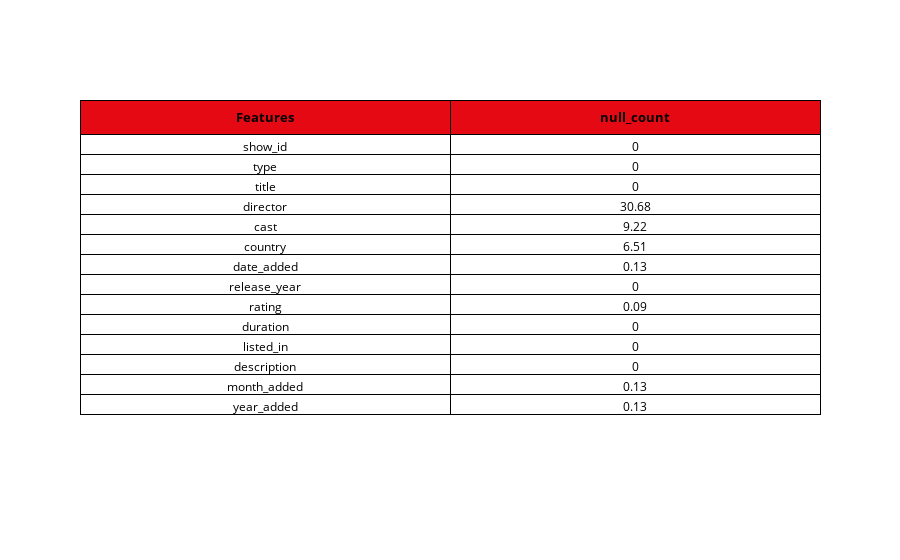

Notebook source saved alongside this figure:
### Code cell
df = data.isna().sum().to_frame(name = "null_perc")
fig = go.Figure(data=[go.Table(header=dict(values=['<b>Features</b>', '<b>null_count</b>'],font=dict(color='black', size=13),fill_color="#E50914",line_color="#000000"),
                 cells=dict(values=[df.index,round(100*df["null_perc"]/len(data),2)],fill_color='#ffffff',font=dict(color='black', size=12),line_color="#000000"))
                     ])
fig.show()

### Figure 1 — Plotly figure (JSON) as saved in the notebook; plotly's stock layout.template omitted (floating-point values rounded to 4 significant figures)
{"data": [{"cells": {"fill": {"color": "#ffffff"}, "font": {"color": "black", "size": 12}, "line": {"color": "#000000"}, "values": [["show_id", "type", "title", "director", "cast", "country", "date_added", "release_year", "rating", "duration", "listed_in", "description", "month_added", "year_added"], [0, 0, 0, 30.68, 9.22, 6.51, 0.13, 0, 0.09, 0, 0, 0, 0.13, 0.13]]}, "header": {"fill": {"color": "#E50914"}, "font": {"color": "black", "size": 13}, "line": {"color": "#000000"}, "values": ["<b>Features</b>", "<b>null_count</b>"]}, "type": "table"}], "layout": {}}
